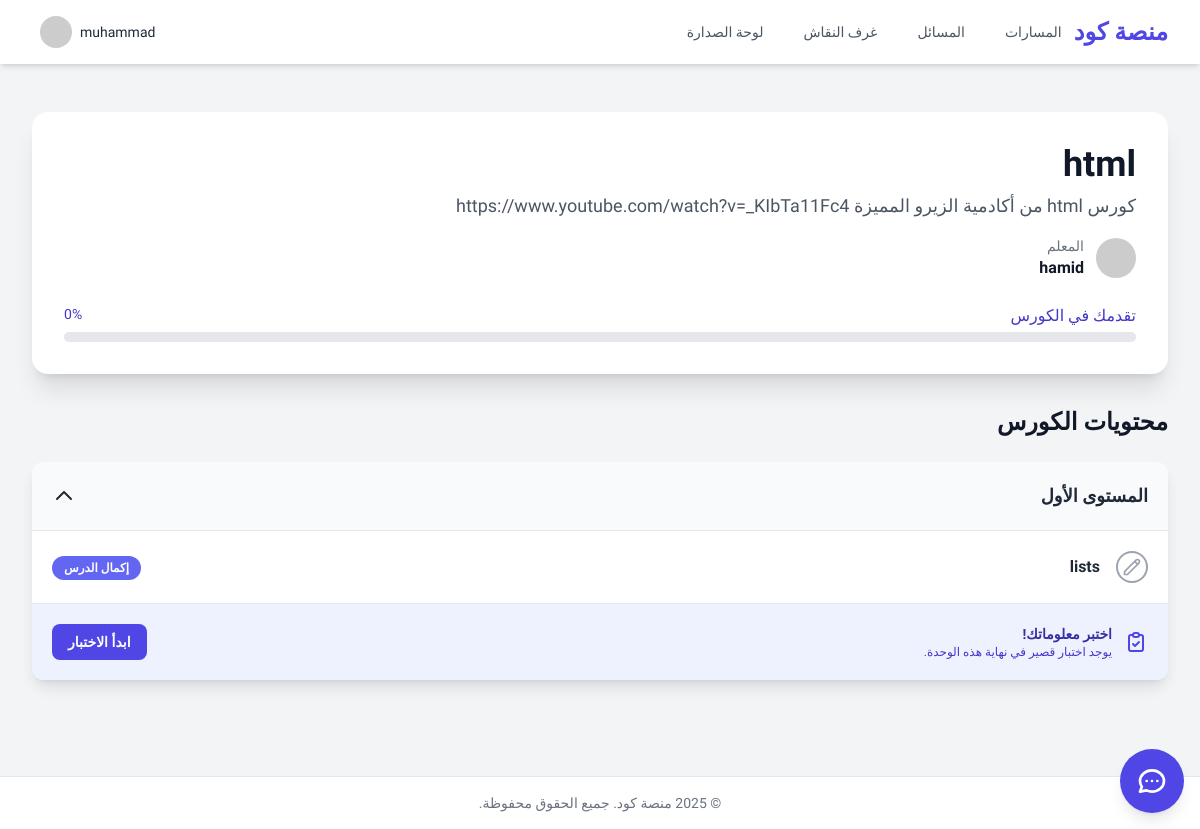
Page /courses/course/1/ (signed in) on the committed database.
### accounts/models.py (models this page shows, shortened)
class CustomUser(AbstractUser):
    AVATAR_CHOICES = (
        ('m1', 'ذكر 1'), ('m2', 'ذكر 2'), ('m3', 'ذكر 3'),
        ('f1', 'أنثى 1'), ('f2', 'أنثى 2'), ('f3', 'أنثى 3'),
    )
    avatar = models.CharField(
        "الصورة الرمزية",
        max_length=2,
        choices=AVATAR_CHOICES,
        default='m1'
    )
    is_moderator = models.BooleanField(
        "مشرف",
        default=False,
        help_text="يحدد ما إذا كان يمكن للمستخدم الإشراف على المحتوى مثل غرف النقاش."
    )
    academic_year = models.PositiveIntegerField(
        verbose_name="السنة الدراسية",
        validators=[MinValueValidator(1), MaxValueValidator(6)],
        null=True,
        blank=True,
        help_text="السنة الدراسية للطالب (من 1 إلى 6)."
    )
    path = models.CharField(
        verbose_name="المسار المختار",
        max_length=100,
        blank=True,
        help_text="المسار التعليمي المفضل للطالب، مثل (تطوير الويب)."
    )
    score = models.PositiveIntegerField(
        verbose_name="النقاط",
        default=0,
        db_index=True,
        help_text="مجموع النقاط التي حصل عليها المستخدم."
    )
    class Meta:
        ordering = ['-score', 'username']
        verbose_name = "مستخدم"
        verbose_name_plural = "المستخدمون"

### courses/models.py (models this page shows, shortened)
class Course(models.Model):
    learning_path = models.ForeignKey(LearningPath, related_name='courses', on_delete=models.CASCADE, verbose_name="المسار التعليمي")
    title = models.CharField("عنوان الكورس", max_length=200)
    description = models.TextField("وصف الكورس")
    instructor = models.ForeignKey(settings.AUTH_USER_MODEL, on_delete=models.SET_NULL, null=True, blank=True, verbose_name="المعلم")
    order = models.PositiveIntegerField(default=0, db_index=True)
    class Meta:
        verbose_name = "كورس"
        verbose_name_plural = "الكورسات"
        ordering = ['order']
        unique_together = ('learning_path', 'title')

class Module(models.Model):
    course = models.ForeignKey(Course, related_name='modules', on_delete=models.CASCADE, verbose_name="الكورس")
    title = models.CharField("عنوان الوحدة", max_length=200)
    description = models.TextField("وصف الوحدة", blank=True)
    order = models.PositiveIntegerField(default=0, db_index=True)
    class Meta:
        verbose_name = "وحدة"
        verbose_name_plural = "الوحدات"
        ordering = ['order']
        unique_together = ('course', 'title')

class Lesson(models.Model):
    class ContentType(models.TextChoices):
        TEXT = 'TEXT', 'محتوى نصي'
        VIDEO = 'VIDEO', 'رابط فيديو'
    module = models.ForeignKey(Module, related_name='lessons', on_delete=models.CASCADE, verbose_name="الوحدة")
    course = models.ForeignKey(Course, related_name='lessons', on_delete=models.CASCADE, verbose_name="الكورس")
    title = models.CharField("عنوان الدرس", max_length=200)
    content_type = models.CharField(
        "نوع المحتوى",
        max_length=10,
        choices=ContentType.choices,
        default=ContentType.TEXT
    )
    content = models.TextField("المحتوى النصي", blank=True, help_text="يستخدم إذا كان نوع المحتوى نصيًا.")
    video_url = models.URLField("رابط الفيديو", blank=True, help_text="يستخدم إذا كان نوع المحتوى رابط فيديو.")
    order = models.PositiveIntegerField(default=0, db_index=True)
    class Meta:
        verbose_name = "درس"
        verbose_name_plural = "الدروس"
        ordering = ['order']
        unique_together = ('module', 'title')
    def is_video_lesson(self):
        return self.content_type == self.ContentType.VIDEO and self.video_url

### courses/views.py (the view)
# urls.py: path('course/<int:pk>/', CourseDetailView.as_view(), name='course_detail'),
class CourseDetailView(DetailView):
    model = Course
    template_name = 'courses/course_detail.html'
    context_object_name = 'course'
    pk_url_kwarg = 'pk'
    def get_queryset(self):
        queryset = super().get_queryset()
        queryset = queryset.annotate(total_lessons_count=Count('lessons', distinct=True))
        return queryset.prefetch_related('modules__lessons')
    def get_context_data(self, **kwargs):
        context = super().get_context_data(**kwargs)
        course = self.object
        completed_lessons = set()
        if self.request.user.is_authenticated:
            completed_lessons = set(
                StudentProgress.objects.filter(
                    student=self.request.user,
                    lesson__course=course
                ).values_list('lesson_id', flat=True)
            )
        all_lessons_count = course.total_lessons_count
        progress_percentage = 0
        if all_lessons_count > 0:
            progress_percentage = round((len(completed_lessons) / all_lessons_count) * 100)
        context['completed_lessons'] = completed_lessons
        context['progress_percentage'] = progress_percentage
        return context

### dashboard/templatetags/markdown_extras.py (called while the page is built)
@register.filter(name='markdownify') # استخدام name='markdownify' هو ممارسة جيدة
@stringfilter
def markdownify(value):
    extensions = [
        'fenced_code',  # لتفعيل كتل الكود باستخدام ```
        'codehilite',   # لتفعيل تلوين الصيغة داخل كتل الكود
        LinkTargetExtension(), # تفعيل الامتداد المخصص الذي أنشأناه
    ]
    html = markdown.markdown(value, extensions=extensions)
    return mark_safe(html)

    def extendMarkdown(self, md):
        md.treeprocessors.register(LinkTargetProcessor(md), 'link_target', 15)

    def run(self, root):
        for element in root.iter("a"):
            element.set("target", "_blank")
            element.set("rel", "noopener noreferrer")
        return root

### courses/templates/courses/course_detail.html (shortened to what this page needs)
{% extends "base.html" %}
{% block content %}
<div class="max-w-7xl mx-auto space-y-8">
    <div class="bg-white dark:bg-gray-800 rounded-2xl shadow-xl p-6 md:p-8">
        <h1 class="text-3xl lg:text-4xl font-extrabold text-gray-900 dark:text-white">{{ course.title }}</h1>
        <p class="mt-2 text-lg text-gray-600 dark:text-gray-300">{{ course.description }}</p>
        {% if course.instructor %}
        <div class="mt-4 flex items-center">
            <img class="h-10 w-10 rounded-full" src="https://ui-avatars.com/api/?name={{ course.instructor.username|urlencode }}&background=indigo&color=white&font-size=0.5" alt="Instructor Avatar">
            <div class="ml-3 rtl:mr-3">
                <p class="text-sm font-medium text-gray-500 dark:text-gray-400">المعلم</p>
                <p class="text-md font-semibold text-gray-900 dark:text-white">{{ course.instructor.username }}</p>
            </div>
        </div>
        {% endif %}
        <div class="mt-6">
            <div class="flex justify-between mb-1">
                <span class="text-base font-medium text-indigo-700 dark:text-indigo-400">تقدمك في الكورس</span>
                <span class="text-sm font-medium text-indigo-700 dark:text-indigo-400">{{ progress_percentage }}%</span>
            </div>
            <div class="w-full bg-gray-200 rounded-full h-2.5 dark:bg-gray-700">
            </div>
        </div>
    </div>
    <div class="space-y-6">
        <h2 class="text-2xl font-bold text-gray-900 dark:text-white">محتويات الكورس</h2>
        {% for module in course.modules.all %}
        <div x-data="{ open: true }" class="bg-white dark:bg-gray-800 rounded-xl shadow-lg overflow-hidden">
            <button @click="open = !open" class="w-full flex justify-between items-center p-5 text-right bg-gray-50 dark:bg-gray-700/50 border-b dark:border-gray-700">
                <span class="text-lg font-bold text-gray-800 dark:text-white">{{ module.title }}</span>
                <svg class="w-6 h-6 transform transition-transform" :class="{'rotate-180': open}" fill="none" viewBox="0 0 24 24" stroke="currentColor"><path stroke-linecap="round" stroke-linejoin="round" stroke-width="2" d="M19 9l-7 7-7-7" /></svg>
            </button>
            <div x-show="open" x-transition class="divide-y divide-gray-200 dark:divide-gray-700">
                {% for lesson in module.lessons.all %}
                <div class="p-5 group">
                    <div class="flex items-center space-x-4 rtl:space-x-reverse">
                        <div class="flex-shrink-0">
                            {% if lesson.pk in completed_lessons %}
                                <div class="w-8 h-8 flex items-center justify-center rounded-full bg-green-500 text-white" title="مكتمل">
                                    <svg class="w-5 h-5" fill="none" viewBox="0 0 24 24" stroke="currentColor"><path stroke-linecap="round" stroke-linejoin="round" stroke-width="3" d="M5 13l4 4L19 7" /></svg>
                                </div>
                            {% else %}
                                 <div class="w-8 h-8 flex items-center justify-center rounded-full border-2 border-gray-400 dark:border-gray-500 text-gray-400" title="غير مكتمل">
                                    <svg class="w-5 h-5" fill="none" viewBox="0 0 24 24" stroke="currentColor"><path stroke-linecap="round" stroke-linejoin="round" stroke-width="2" d="M15.232 5.232l3.536 3.536m-2.036-5.036a2.5 2.5 0 113.536 3.536L6.5 21.036H3v-3.572L16.732 3.732z" /></svg>
                                 </div>
                            {% endif %}
                        </div>
                        <div class="flex-grow">
                            {% if lesson.is_video_lesson %}
                                <a href="{{ lesson.video_url }}" target="_blank" rel="noopener noreferrer"
                                   class="font-semibold text-gray-800 dark:text-gray-200 hover:text-indigo-600 dark:hover:text-indigo-400 {% if lesson.pk in completed_lessons %} line-through text-opacity-60 {% endif %}"
                                   title="افتح الدرس في تبويب جديد">
                                    {{ lesson.title }} <span class="text-indigo-400 text-xs">(فيديو ↗)</span>
                                </a>
                            {% else %}
                                <span class="font-semibold text-gray-800 dark:text-gray-200 {% if lesson.pk in completed_lessons %} line-through text-opacity-60 {% endif %}">{{ lesson.title }}</span>
                            {% endif %}
                        </div>
                        <div class="flex-shrink-0">
                        {% if lesson.pk not in completed_lessons and user.is_authenticated %}
                            <form hx-post="{% url 'courses:mark_lesson_complete' lesson.pk %}" hx-target="body">
                                <button type="submit" class="bg-indigo-500 hover:bg-indigo-600 text-white text-xs font-bold py-1 px-3 rounded-full transition-colors" title="تعليم كـ (مكتمل)">
                                    إكمال الدرس
                                </button>
                            </form>
                        {% endif %}
                        </div>
                    </div>
                </div>
                {% empty %}
                <p class="p-5 text-gray-500 dark:text-gray-400">لا توجد دروس في هذه الوحدة بعد.</p>
                {% endfor %}
                {% if module.quiz %}
                <div class="p-5 bg-indigo-50 dark:bg-indigo-900/50">
                    <div class="flex items-center">
                        <div class="flex-shrink-0">
                        </div>
                        <div class="ml-3 rtl:mr-3 flex-grow">
                            <p class="text-sm font-bold text-indigo-800 dark:text-indigo-200">اختبر معلوماتك!</p>
                            <p class="text-xs text-indigo-700 dark:text-indigo-300">يوجد اختبار قصير في نهاية هذه الوحدة.</p>
                        </div>
                        <a href="{% url 'courses:take_quiz' module.quiz.pk %}" class="flex-shrink-0 bg-indigo-600 hover:bg-indigo-700 text-white text-sm font-bold py-2 px-4 rounded-lg transition-colors">
                            ابدأ الاختبار
                        </a>
                    </div>
                </div>
                {% endif %}
            </div>
        </div>
        {% endfor %}
    </div>
</div>
{% endblock %}

### templates/base.html (shortened to what this page needs)
{% load static %}
<!DOCTYPE html>
<html lang="ar" dir="rtl" class="scroll-smooth">
<head>
    <link rel="stylesheet" href="https://cdnjs.cloudflare.com/ajax/libs/codemirror/5.65.15/codemirror.min.css">
    <link rel="stylesheet" href="https://cdnjs.cloudflare.com/ajax/libs/codemirror/5.65.15/theme/dracula.min.css">
    <link rel="stylesheet" href="https://cdnjs.cloudflare.com/ajax/libs/highlight.js/11.9.0/styles/atom-one-dark.min.css">
    <script src="https://cdn.tailwindcss.com"></script>
</head>
<body class="bg-gray-100 dark:bg-gray-900 text-gray-800 dark:text-gray-200 antialiased">
    <header x-data="{ mobileMenuOpen: false }" class="bg-white dark:bg-gray-800 shadow-md sticky top-0 z-40">
        <nav class="max-w-7xl mx-auto px-4 sm:px-6 lg:px-8">
            <div class="flex items-center justify-between h-16">
                <div class="flex items-center">
                    <a href="{% url 'home' %}" class="flex-shrink-0 text-2xl font-bold text-indigo-600 dark:text-indigo-400">منصة كود</a>
                    <div class="hidden md:block">
                        <div class="mr-10 rtl:mr-0 rtl:ml-10 flex items-baseline space-x-4 rtl:space-x-reverse">
                            <a href="{% url 'courses:path_list' %}" class="text-gray-600 dark:text-gray-300 hover:bg-gray-200 dark:hover:bg-gray-700 px-3 py-2 rounded-md text-sm font-medium transition-colors">المسارات</a>
                            <a href="{% url 'problems:problem_list' %}" class="text-gray-600 dark:text-gray-300 hover:bg-gray-200 dark:hover:bg-gray-700 px-3 py-2 rounded-md text-sm font-medium transition-colors">المسائل</a>
                            <a href="{% url 'chat:room_list' %}" class="text-gray-600 dark:text-gray-300 hover:bg-gray-200 dark:hover:bg-gray-700 px-3 py-2 rounded-md text-sm font-medium transition-colors">غرف النقاش</a>
                            <a href="{% url 'accounts:leaderboard' %}" class="text-gray-600 dark:text-gray-300 hover:bg-gray-200 dark:hover:bg-gray-700 px-3 py-2 rounded-md text-sm font-medium transition-colors">لوحة الصدارة</a>
                        </div>
                    </div>
                </div>
                <div class="hidden md:block">
                    {% if user.is_authenticated %}
                    <div x-data="{ dropdownOpen: false }" class="relative">
                        <button @click="dropdownOpen = !dropdownOpen" class="flex items-center space-x-2 rtl:space-x-reverse p-2 rounded-full hover:bg-gray-200 dark:hover:bg-gray-700 focus:outline-none">
                            <span class="font-medium text-sm">{{ user.username }}</span>
                            <img class="h-8 w-8 rounded-full" src="https://ui-avatars.com/api/?name={{ user.username|urlencode }}&background=indigo&color=white&font-size=0.5" alt="User Avatar">
                        </button>
                    </div>
                    {% endif %}
                </div>
            </div>
        </nav>
    </header>
    <main>
        <div class="max-w-7xl mx-auto py-6 sm:px-6 lg:px-8">
            <div class="px-4 py-6 sm:px-0">
                {% block content %}{% endblock %}
            </div>
        </div>
    </main>
    <footer class="bg-white dark:bg-gray-800 border-t border-gray-200 dark:border-gray-700 mt-12">
        <div class="max-w-7xl mx-auto py-4 px-4 sm:px-6 lg:px-8 text-center text-sm text-gray-500 dark:text-gray-400">
            <p>&copy; {% now "Y" %} منصة كود. جميع الحقوق محفوظة.</p>
        </div>
    </footer>
    {% if user.is_authenticated %}
    <div x-data="aiTutor()" @keydown.escape.window="tutorOpen = false" class="fixed bottom-0 right-0 p-4 z-50 print:hidden">
        <button @click="toggle()" class="bg-indigo-600 text-white w-16 h-16 rounded-full shadow-lg flex items-center justify-center transform hover:scale-110 transition-transform">
        </button>
    </div>
    {% endif %}
</body>
</html>

### templates/base.html (style rules this page uses)
body { font-family: 'Tajawal', sans-serif; }

### rows in the picture
CustomUser: username "muhammad"
Course: title "html", description "كورس html من أكادمية الزيرو المميزة https://www.youtube.com/watch?v=_KIbTa11Fc4", instructor.username "hamid"
Module: title "المستوى الأول", shows "اختبر معلوماتك!"
Lesson: title "lists", shows "إكمال الدرس"

### other values in the picture
{{ progress_percentage }} "0"
